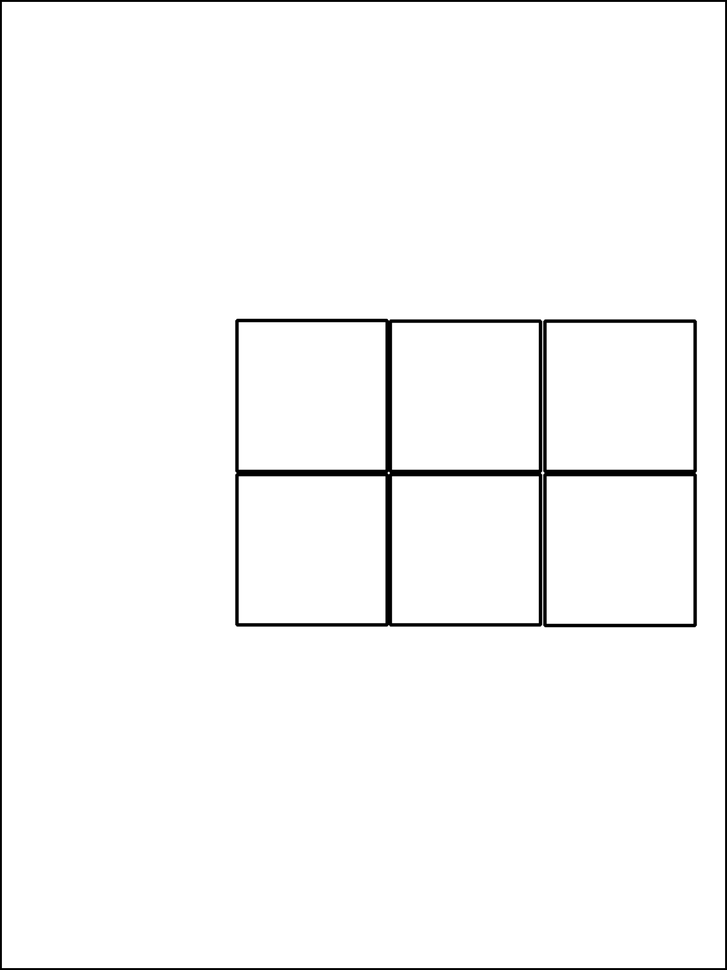
#> input picture calibr-1216-exact.png, 727 x 970 px, shrunk from 1152 x 1536 before the run
$ python make_refs.py calibr-1216-exact.png
#> lines starting #> are read from the running program, lines starting #| are printed output that depends on the picture
#!/usr/bin/env python3
# -*- coding: utf-8 -*-
"""
make_refs.py - build posterized reference variations for drawing.

For an input image and a number of posterize levels N it creates:

  ref/<stem>/<N>/posterized.jpg           posterized image
  ref/<stem>/<N>/posterized-contours.jpg  contours (posterize region boundaries)
  ref/<stem>/<N>/color/<stem>_<i>_<hex>.jpg   N b/w variations (color posterize)
  ref/<stem>/<N>/bw/<stem>_<i>_g<val>.jpg     N b/w variations (desaturate, then levels)

Each variation is a black-and-white image: the pixels that fall into a given
posterize level/color are filled BLACK on a white background (a tone stencil).
Index i runs from dark to light.

  color - posterize the color image (k-means into N colors), mask per color.
  bw    - desaturate first, then split into N tonal levels.

Usage:
  conda activate p3124
  python make_refs.py nadya111.jpg                    # 4 levels, both modes
  python make_refs.py nadya111.jpg --levels 3 4 6
  python make_refs.py nadya111.jpg --levels 5 --modes bw
"""
import argparse
import os
import numpy as np
import cv2


def color_posterize(img_bgr, n):
    """k-means into n colors. Returns (labels HxW int, centers_bgr (n,3),
    quantized BGR). Labels are ordered from dark to light."""
    h, w = img_bgr.shape[:2]
    Z = img_bgr.reshape(-1, 3).astype(np.float32)
    criteria = (cv2.TERM_CRITERIA_EPS + cv2.TERM_CRITERIA_MAX_ITER, 20, 1.0)
    _, labels, centers = cv2.kmeans(Z, n, None, criteria, 3, cv2.KMEANS_PP_CENTERS)
    labels = labels.flatten()
    centers = centers  # (n,3) BGR float
    lum = centers @ np.array([0.114, 0.587, 0.299])   # luminance (BGR)
    order = np.argsort(lum)
    rank = np.zeros(n, int)
    rank[order] = np.arange(n)
    labels = rank[labels]
    centers = centers[order].astype(np.uint8)
    quant = centers[labels].reshape(h, w, 3)
    return labels.reshape(h, w), centers, quant


def bw_posterize(img_bgr, n):
    """Desaturate and split into n equal tonal levels.
    Returns (labels HxW int, gray_values (n,), posterized_gray HxW)."""
    gray = cv2.cvtColor(img_bgr, cv2.COLOR_BGR2GRAY)
    labels = np.clip((gray.astype(np.int32) * n) // 256, 0, n - 1)
    if n > 1:
        vals = np.round(np.arange(n) * 255.0 / (n - 1)).astype(np.uint8)
    else:
        vals = np.array([128], np.uint8)
    post = vals[labels]
    return labels, vals, post


def contours_from_labels(labels):
    """Boundaries between posterize regions -> b/w (black lines on white)."""
    h, w = labels.shape
    edge = np.zeros((h, w), bool)
    edge[:, :-1] |= labels[:, :-1] != labels[:, 1:]
    edge[:-1, :] |= labels[:-1, :] != labels[1:, :]
    out = np.full((h, w), 255, np.uint8)
    out[edge] = 0
    return out


def save_layer_mask(path, labels, i):
    """Mask of level i: level pixels -> black on white."""
    out = np.full(labels.shape, 255, np.uint8)
    out[labels == i] = 0
    cv2.imwrite(path, out)


def process(img_path, levels, modes, out_root):
#> called with img_path = 'calibr-1216-exact.png', out_root = 'ref'
    img = cv2.imread(img_path)
#> img is the input picture: shape (970, 727, 3); min 0, max 255, mean 248.3
    if img is None:
        raise SystemExit(f"Could not read: {img_path}")
    stem = os.path.splitext(os.path.basename(img_path))[0]

    for n in levels:
        base = os.path.join(out_root, stem, str(n))
        os.makedirs(base, exist_ok=True)

        c_labels, centers, quant = color_posterize(img, n)
        bw_labels, gray_vals, post_bw = bw_posterize(img, n)

        # shared posterized.jpg + contours: color if it is in modes, else b/w
        if "color" in modes:
            canon_img, canon_labels = quant, c_labels
        else:
            canon_img, canon_labels = post_bw, bw_labels
        cv2.imwrite(os.path.join(base, "posterized.jpg"), canon_img)
        cv2.imwrite(os.path.join(base, "posterized-contours.jpg"),
                    contours_from_labels(canon_labels))

        if "color" in modes:
            d = os.path.join(base, "color")
            os.makedirs(d, exist_ok=True)
            for i in range(n):
                b, g, r = (int(v) for v in centers[i])
                suffix = f"{i}_{r:02x}{g:02x}{b:02x}"
                save_layer_mask(os.path.join(d, f"{stem}_{suffix}.jpg"),
                                c_labels, i)

        if "bw" in modes:
            d = os.path.join(base, "bw")
            os.makedirs(d, exist_ok=True)
            for i in range(n):
                suffix = f"{i}_g{int(gray_vals[i])}"
                save_layer_mask(os.path.join(d, f"{stem}_{suffix}.jpg"),
                                bw_labels, i)

        print(f"[{stem}] N={n}: posterized + contours + "
              f"{'color ' if 'color' in modes else ''}{'bw' if 'bw' in modes else ''}"
              f" variations -> {base}")
#> this loop made 1 pass
#> (lum in color_posterize, order in color_posterize, centers, gray_vals) on pass 1: ([255.9, 6.9, 85.41, 188.9], [1, 2, 3, 0], [[6, 6, 6], [85, 85, 85], [188, 188, 188], [255, 255, 255]], [0, 85, 170, 255])
#> pass 1, in process, `c_labels, centers, quant = color_posterize(img, n)`:
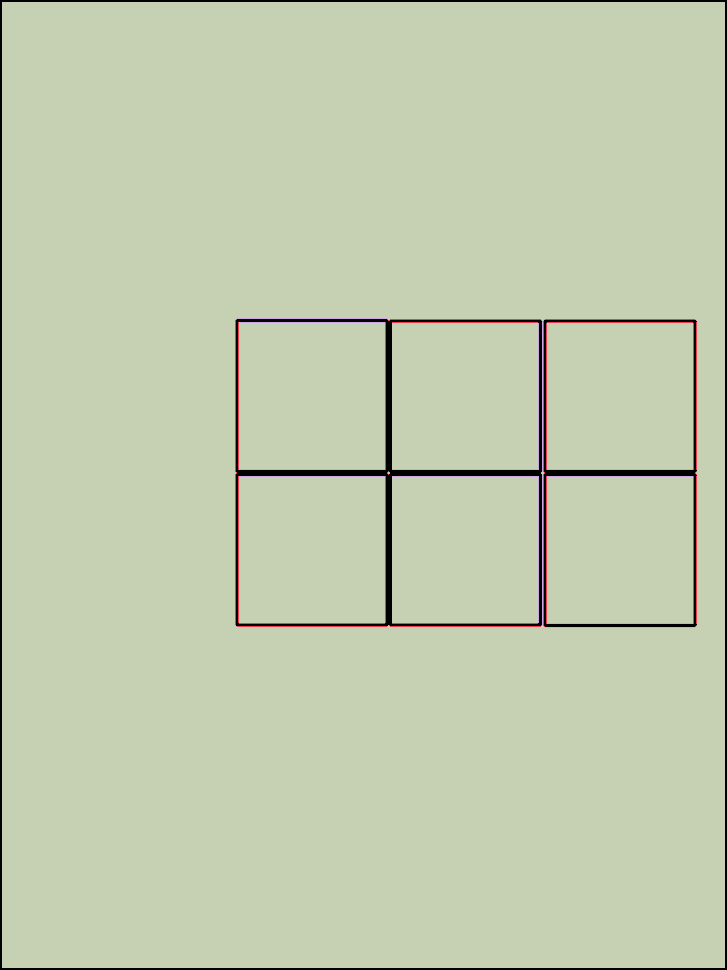
#> c_labels: shape (970, 727) int64; 4 distinct labels, from 0 to 3; one colour per label, 0 black


def main():
    ap = argparse.ArgumentParser(description="Posterized reference variations")
    ap.add_argument("image", help="input image")
    ap.add_argument("--levels", type=int, nargs="+", default=[4],
                    help="number of posterize levels (one or more)")
    ap.add_argument("--modes", nargs="+", default=["color", "bw"],
                    choices=["color", "bw"], help="which branches to build")
    ap.add_argument("--out", default="ref", help="output root folder")
    args = ap.parse_args()
    process(args.image, args.levels, args.modes, args.out)


if __name__ == "__main__":
    main()
